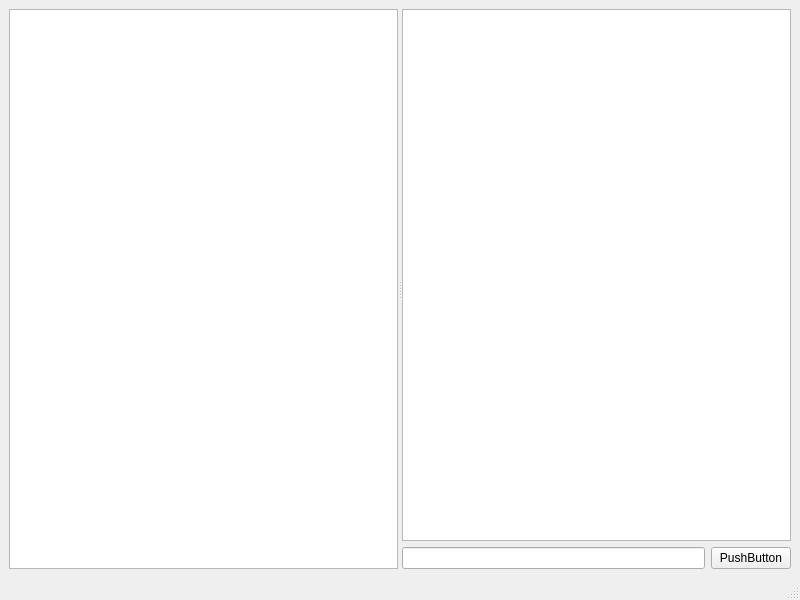
<?xml version="1.0" encoding="UTF-8"?>
<ui version="4.0">
 <class>MainWindow</class>
 <widget class="QMainWindow" name="MainWindow">
  <property name="geometry">
   <rect>
    <x>0</x>
    <y>0</y>
    <width>800</width>
    <height>600</height>
   </rect>
  </property>
  <property name="windowTitle">
   <string>MainWindow</string>
  </property>
  <property name="layoutDirection">
   <enum>Qt::LayoutDirection::LeftToRight</enum>
  </property>
  <widget class="QWidget" name="centralwidget">
   <property name="enabled">
    <bool>true</bool>
   </property>
   <layout class="QHBoxLayout" name="horizontalLayout">
    <item>
     <widget class="QSplitter" name="splitter">
      <property name="minimumSize">
       <size>
        <width>200</width>
        <height>0</height>
       </size>
      </property>
      <property name="sizeIncrement">
       <size>
        <width>0</width>
        <height>0</height>
       </size>
      </property>
      <property name="baseSize">
       <size>
        <width>0</width>
        <height>0</height>
       </size>
      </property>
      <property name="orientation">
       <enum>Qt::Orientation::Horizontal</enum>
      </property>
      <property name="childrenCollapsible">
       <bool>false</bool>
      </property>
      <widget class="QListWidget" name="chatList">
       <property name="enabled">
        <bool>true</bool>
       </property>
       <property name="minimumSize">
        <size>
         <width>200</width>
         <height>0</height>
        </size>
       </property>
       <property name="maximumSize">
        <size>
         <width>400</width>
         <height>16777215</height>
        </size>
       </property>
       <property name="sizeIncrement">
        <size>
         <width>0</width>
         <height>0</height>
        </size>
       </property>
       <property name="baseSize">
        <size>
         <width>0</width>
         <height>0</height>
        </size>
       </property>
      </widget>
      <widget class="QWidget" name="messagesWidget" native="true">
       <layout class="QVBoxLayout" name="verticalLayout">
        <item>
         <widget class="QListWidget" name="messageView"/>
        </item>
        <item>
         <layout class="QHBoxLayout" name="horizontalLayout_3">
          <item>
           <widget class="QLineEdit" name="messageEdit"/>
          </item>
          <item>
           <widget class="QPushButton" name="sendButton">
            <property name="text">
             <string>PushButton</string>
            </property>
           </widget>
          </item>
         </layout>
        </item>
       </layout>
      </widget>
     </widget>
    </item>
   </layout>
  </widget>
  <widget class="QMenuBar" name="menubar">
   <property name="geometry">
    <rect>
     <x>0</x>
     <y>0</y>
     <width>800</width>
     <height>23</height>
    </rect>
   </property>
  </widget>
  <widget class="QStatusBar" name="statusbar"/>
 </widget>
 <resources/>
 <connections/>
</ui>
